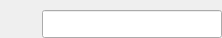
<?xml version="1.0" encoding="UTF-8"?>
<ui version="4.0">
 <class>DTLogin</class>
 <widget class="QWidget" name="DTLogin">
  <property name="geometry">
   <rect>
    <x>0</x>
    <y>0</y>
    <width>222</width>
    <height>38</height>
   </rect>
  </property>
  <property name="windowTitle">
   <string>DTLogin</string>
  </property>
  <layout class="QHBoxLayout" name="horizontalLayout">
   <property name="spacing">
    <number>7</number>
   </property>
   <property name="leftMargin">
    <number>7</number>
   </property>
   <property name="topMargin">
    <number>10</number>
   </property>
   <property name="rightMargin">
    <number>0</number>
   </property>
   <property name="bottomMargin">
    <number>0</number>
   </property>
   <item>
    <widget class="QLabel" name="label_lock">
     <property name="sizePolicy">
      <sizepolicy hsizetype="Fixed" vsizetype="Fixed">
       <horstretch>0</horstretch>
       <verstretch>0</verstretch>
      </sizepolicy>
     </property>
     <property name="minimumSize">
      <size>
       <width>28</width>
       <height>28</height>
      </size>
     </property>
     <property name="maximumSize">
      <size>
       <width>28</width>
       <height>28</height>
      </size>
     </property>
     <property name="text">
      <string/>
     </property>
     <property name="scaledContents">
      <bool>true</bool>
     </property>
    </widget>
   </item>
   <item>
    <widget class="QLineEdit" name="lineEdit">
     <property name="sizePolicy">
      <sizepolicy hsizetype="Expanding" vsizetype="Fixed">
       <horstretch>0</horstretch>
       <verstretch>0</verstretch>
      </sizepolicy>
     </property>
     <property name="minimumSize">
      <size>
       <width>180</width>
       <height>26</height>
      </size>
     </property>
     <property name="maximumSize">
      <size>
       <width>16777215</width>
       <height>28</height>
      </size>
     </property>
     <property name="font">
      <font>
       <pointsize>12</pointsize>
      </font>
     </property>
     <property name="text">
      <string/>
     </property>
     <property name="echoMode">
      <enum>QLineEdit::Password</enum>
     </property>
    </widget>
   </item>
  </layout>
 </widget>
 <resources>
  <include location="../DT.qrc"/>
 </resources>
 <connections/>
</ui>
